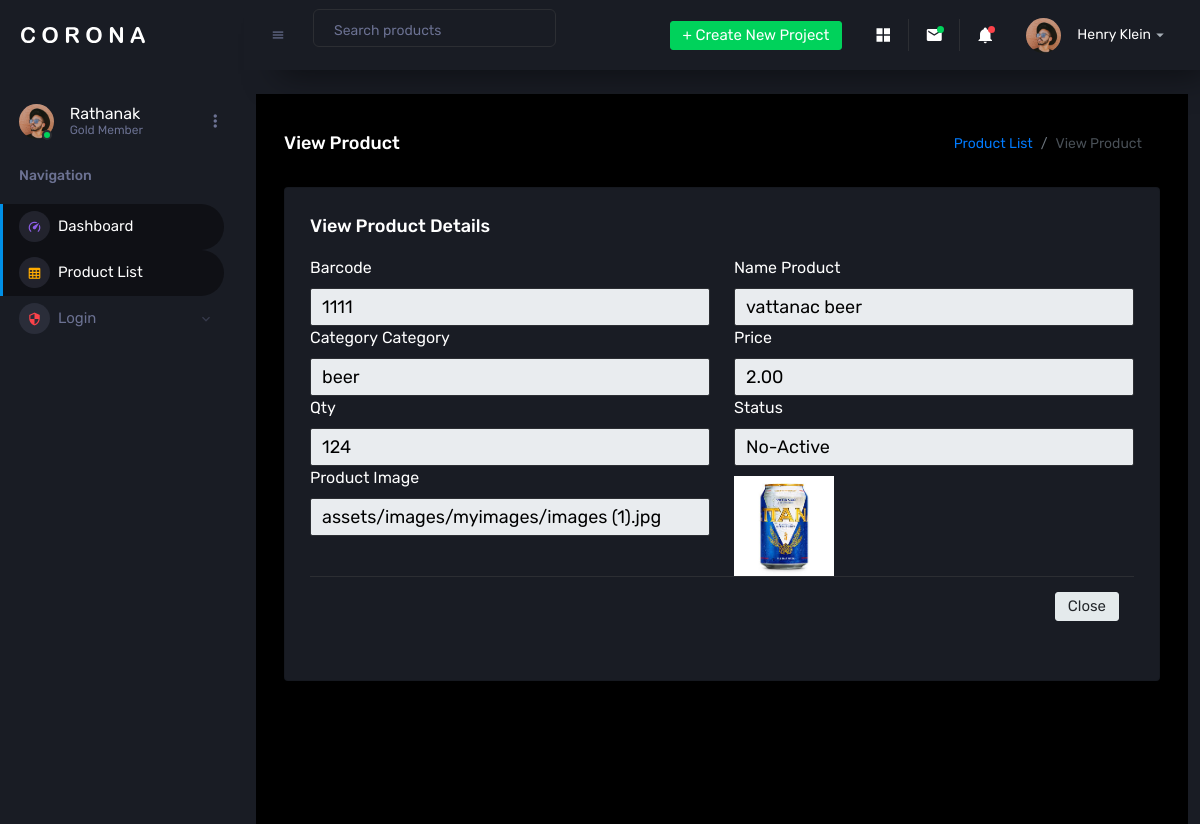
/Admin/index.php?p=view_product&pro_id=162 (signed in), run on the app's committed database.
### tables this page shows
CREATE TABLE `products`  (
  `id` int NOT NULL AUTO_INCREMENT,
  `image` varchar(255) NULL DEFAULT NULL,
  `barcode` varchar(255) NULL DEFAULT NULL,
  `name_product` varchar(255) NULL DEFAULT NULL,
  `category_id` int NULL DEFAULT NULL,
  `price` decimal(10, 2) NULL DEFAULT NULL,
  `qty` int NULL DEFAULT NULL,
  `status` varchar(255) NULL DEFAULT NULL,
  PRIMARY KEY (`id`) USING BTREE,
  INDEX `category_id`(`category_id` ASC) USING BTREE,
  CONSTRAINT `products_ibfk_1` FOREIGN KEY (`category_id`) REFERENCES `categorys` (`category_id`) ON DELETE CASCADE ON UPDATE CASCADE
);

CREATE TABLE `categorys`  (
  `category_id` int NOT NULL AUTO_INCREMENT,
  `category_name` varchar(255) NULL DEFAULT NULL,
  PRIMARY KEY (`category_id`) USING BTREE
);

### Admin/pages/view_product.php (the view, shortened to what this page needs)
<?php
$pro_id = $_GET['pro_id'];
$sql = "SELECT
            p.id,
            p.image,
            p.barcode,
            p.name_product,
            c.category_id,
            c.category_name,
            p.price,
            p.qty,
            p.status
        FROM products p
        INNER JOIN categorys c ON c.category_id = p.category_id
        WHERE p.id = ?";
$stmt = $conn->prepare($sql);
$stmt->bind_param("i", $pro_id);
$stmt->execute();
$result = $stmt->get_result();
$product = $result->fetch_array();
?>
<div class="main-panel col-lg-12">
  <div class="content-wrapper">
    <div class="page-header">
      <h3 class="page-title">View Product</h3>
      <nav aria-label="breadcrumb">
        <ol class="breadcrumb">
          <li class="breadcrumb-item"><a href="index.php?p=product_list">Product List</a></li>
          <li class="breadcrumb-item active" aria-current="page">View Product</li>
        </ol>
      </nav>
    </div>
    <div class="row">
      <div class="col-lg-12 grid-margin stretch-card">
        <div class="card">
          <div class="card-body">
            <h4 class="card-title">View Product Details</h4>
            <form action="#" method="POST" enctype="multipart/form-data" class="settings-form">
              <div class="row">
                <div class="col-md-6">
                  <label for="barcode" class="form-label">Barcode</label>
                  <input type="text" name="barcode" id="barcode" class="form-control" value="<?= $product['barcode'] ?>" placeholder="Input Barcode" disabled>
                  <label for="category" class="form-label">Category</label>
                  <label for="category" class="form-label">Category</label>
                  <input name="category" id="category" class="form-control" value="<?= $product['category_name'] ?>" disabled>
                  <label for="qty" class="form-label">Qty</label>
                  <input type="number" id="qty" name="qty" class="form-control" value="<?= $product['qty'] ?>" placeholder="Enter Quantity" disabled>
                  <label for="imageUpload" class="form-label">Product Image</label>
                  <input type="text" id="imageUpload" class="form-control" accept="image/*" name="image" value="<?= $product['image']?>" disabled>
                </div>
                <div class="col-md-6">
                  <label for="name_product" class="form-label">Name Product</label>
                  <input type="text" id="name_product" name="name_product" class="form-control" value="<?= $product['name_product'] ?>" placeholder="Enter Name" disabled>
                  <label for="price" class="form-label">Price</label>
                  <input type="number" name="price" id="price" class="form-control" value="<?= $product['price'] ?>" disabled>
                  <label for="status" class="form-label">Status</label>
                  <input type="text" name="status" id="status" class="form-control" value="<?= $product['status'] ?>" disabled>
                  <?php if ($product['image']) { ?>
                    <img id="imagePreview" src="<?= $product['image'] ?>" alt="Current Image" style="width: 100px; margin-top: 10px;">
                  <?php } ?>
                </div>
              </div>
              <div class="modal-footer">
                <a type="button" href="index.php?p=product_list" class="btn btn-secondary">Close</a>
              </div>
            </form>
          </div>
        </div>
      </div>
    </div>
  </div>
</div>

### Admin/pages/view_product.php (style rules this page uses)
.form-control { background-color: black; color:rgb(0, 0, 0); font-size: 18px; }

### data on the page
products: barcode "1111", category "beer", qty "124", image "assets/images/myimages/images (1).jpg", name_product "vattanac beer", price "2.00", status "No-Active", image (picture)
